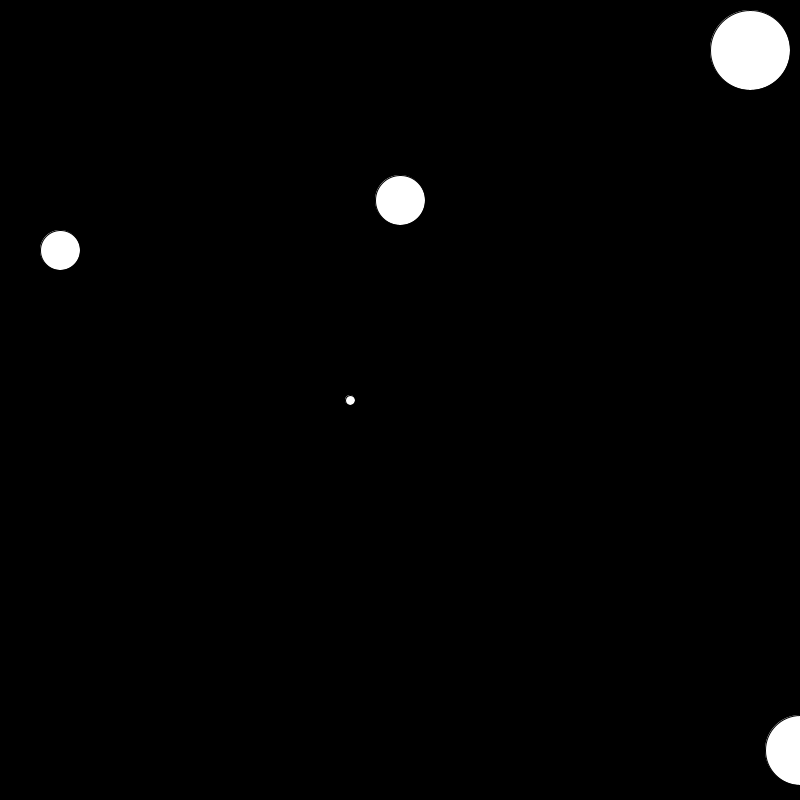
Frame 1 (no input)
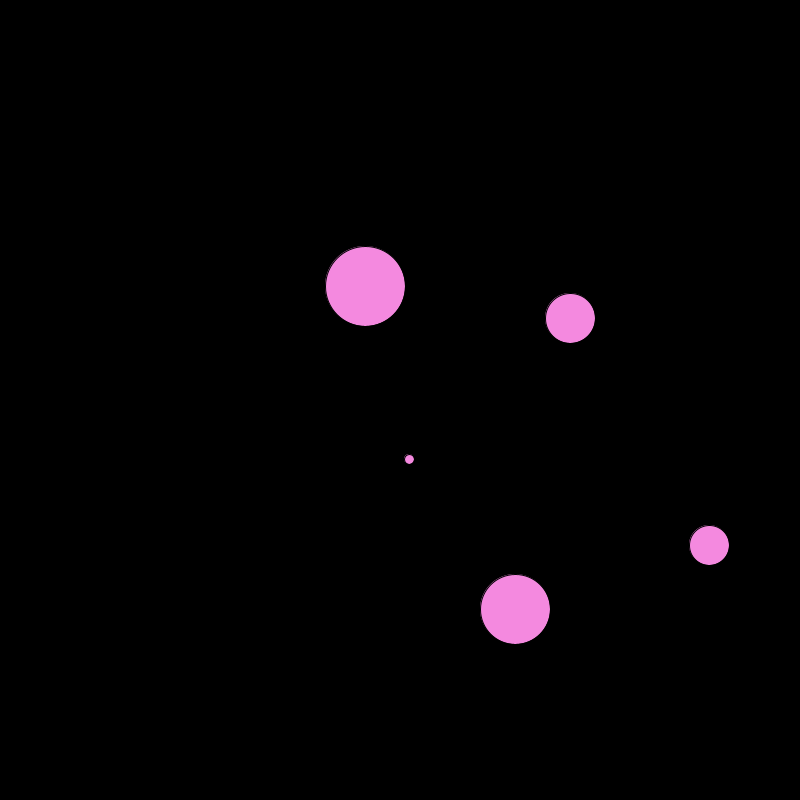
Frame 60 (the mouse pressed at the canvas centre just before this capture)
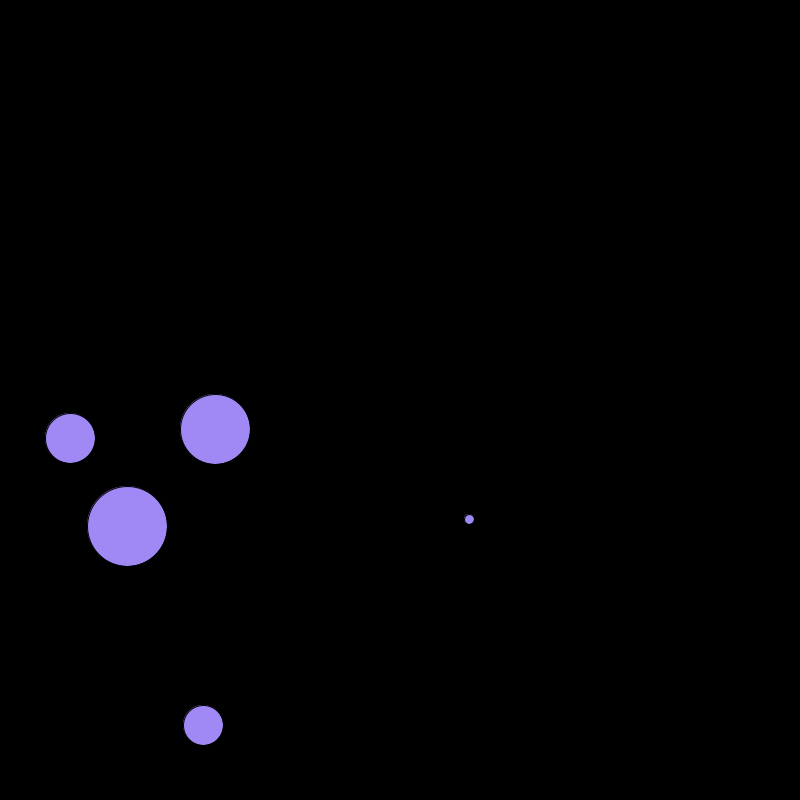
Frame 120 (the mouse held since frame 60 and released just before this capture)

The Processing sketch that drew these frames (run headless with seeded random() and noise(); from frame 60 on, the mouse is pressed at the canvas centre):

// Processing sketch: ball_array
// ── ball_array.pde
int x[] = {
  350, 800, 750, 400, 60
};
int y[] = {
  400, 750, 50, 200, 250
};
int sz[] = {
  10, 70, 80, 50, 40
};
int speedx[] = {
  1, 5, 7, 10, 11
};
int speedy[] = {
  1, 3, 4, 2, 5
};
int i = 0;

void setup() {
  size(800, 800);
  colorMode(HSB, 360, 100, 100);
}

void draw() {
  background(0);
  for (int i = 0; i < x.length; i += 1) {
    ellipse(x[i], y[i], sz[i], sz[i]);
    x[i] += speedx[i];
    y[i] += speedy[i];
    if (x[i] + sz[i]/2 > width) {
      speedx[i] = -abs(speedx[i]);
    }
    if (x[i] - sz[i]/2 < 0) {
      speedx[i] = abs(speedx[i]);
    }
    if (y[i] - sz[i]/2 < 0) {
      speedy[i] = abs(speedy[i]);
    }
    if (y[i] +sz[i]/2 > height) {
      speedy[i] = -abs(speedy[i]);
    }
  }
  fill(random(360), 44, 96);
}
